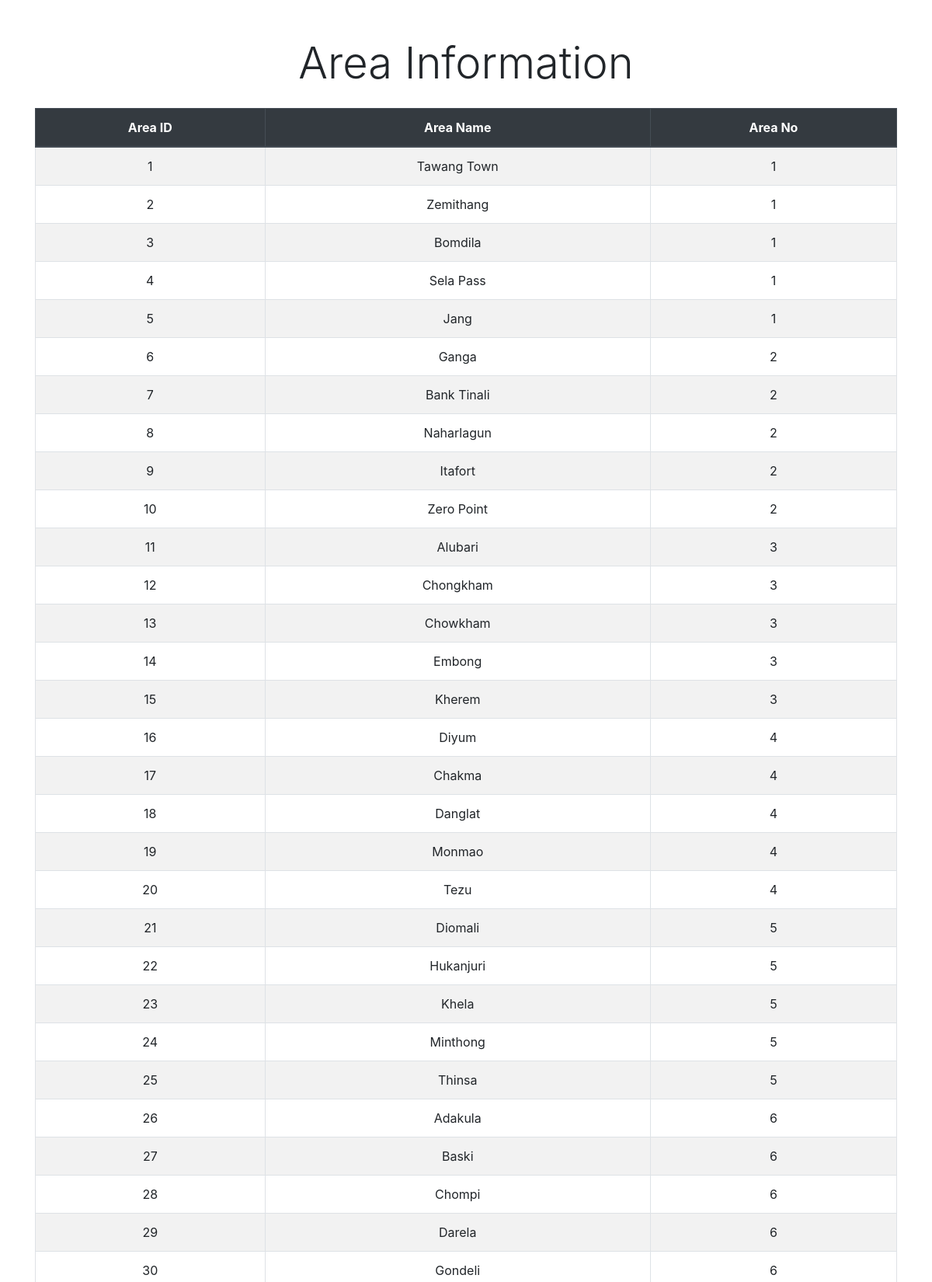
The page /Admin/client-show-area.php (upper part) on the database its author committed.
### tables this page shows
CREATE TABLE `e_area` (
  `area_id` int(11) NOT NULL,
  `area_name` varchar(30) NOT NULL,
  `area_no` int(30) NOT NULL
);

### Admin/client-show-area.php (the view, shortened to what this page needs)
<!DOCTYPE html>
<html lang="en">
<head>
    <link rel="stylesheet" href="https://stackpath.bootstrapcdn.com/bootstrap/4.5.2/css/bootstrap.min.css">
    <link rel="stylesheet" href="https://stackpath.bootstrapcdn.com/bootstrap/4.5.2/css/bootstrap-theme.min.css">
</head>
<body>
<div class="container">
    <h1 class="display-4 text-center mt-5 mb-4">Area Information</h1>
    <?php
    require "connection.php";
    $sql = "SELECT area_id, area_name, area_no FROM e_area";
    $result = mysqli_query($conn, $sql);
    if (mysqli_num_rows($result) > 0) {
        echo '<div class="table-responsive">';
        echo '<table class="table table-striped table-bordered">';
        echo '<thead class="thead-dark"><tr><th style="text-align: center;">Area ID</th><th style="text-align: center;">Area Name</th><th style="text-align: center;">Area No</th></tr></thead>';
        echo '<tbody>';
        while ($row = mysqli_fetch_assoc($result)) {
            echo '<tr>';
            echo '<td style="text-align: center;">' . $row["area_id"] . '</td>';
            echo '<td style="text-align: center;">' . $row["area_name"] . '</td>';
            echo '<td style="text-align: center;">' . $row["area_no"] . '</td>';
            echo '</tr>';
        }
        echo '</tbody></table>';
        echo '</div>';
    } else {
        echo '<p class="text-center">0 results</p>';
    }
    ?>
</div>
</body>
</html>

### rows shown on the page
e_area: area_id "1", area_name "Tawang Town", area_no "1"
e_area: area_id "2", area_name "Zemithang", area_no "1"
e_area: area_id "3", area_name "Bomdila", area_no "1"
e_area: area_id "4", area_name "Sela Pass", area_no "1"
e_area: area_id "5", area_name "Jang", area_no "1"
e_area: area_id "6", area_name "Ganga", area_no "2"
e_area: area_id "7", area_name "Bank Tinali", area_no "2"
e_area: area_id "8", area_name "Naharlagun", area_no "2"
e_area: area_id "9", area_name "Itafort", area_no "2"
e_area: area_id "10", area_name "Zero Point", area_no "2"
e_area: area_id "11", area_name "Alubari", area_no "3"
e_area: area_id "12", area_name "Chongkham", area_no "3"
e_area: area_id "13", area_name "Chowkham", area_no "3"
e_area: area_id "14", area_name "Embong", area_no "3"
e_area: area_id "15", area_name "Kherem", area_no "3"
e_area: area_id "16", area_name "Diyum", area_no "4"
e_area: area_id "17", area_name "Chakma", area_no "4"
e_area: area_id "18", area_name "Danglat", area_no "4"
e_area: area_id "19", area_name "Monmao", area_no "4"
e_area: area_id "20", area_name "Tezu", area_no "4"
e_area: area_id "21", area_name "Diomali", area_no "5"
e_area: area_id "22", area_name "Hukanjuri", area_no "5"
e_area: area_id "23", area_name "Khela", area_no "5"
e_area: area_id "24", area_name "Minthong", area_no "5"
e_area: area_id "25", area_name "Thinsa", area_no "5"
e_area: area_id "26", area_name "Adakula", area_no "6"
e_area: area_id "27", area_name "Baski", area_no "6"
e_area: area_id "28", area_name "Chompi", area_no "6"
e_area: area_id "29", area_name "Darela", area_no "6"
e_area: area_id "30", area_name "Gondeli", area_no "6"
